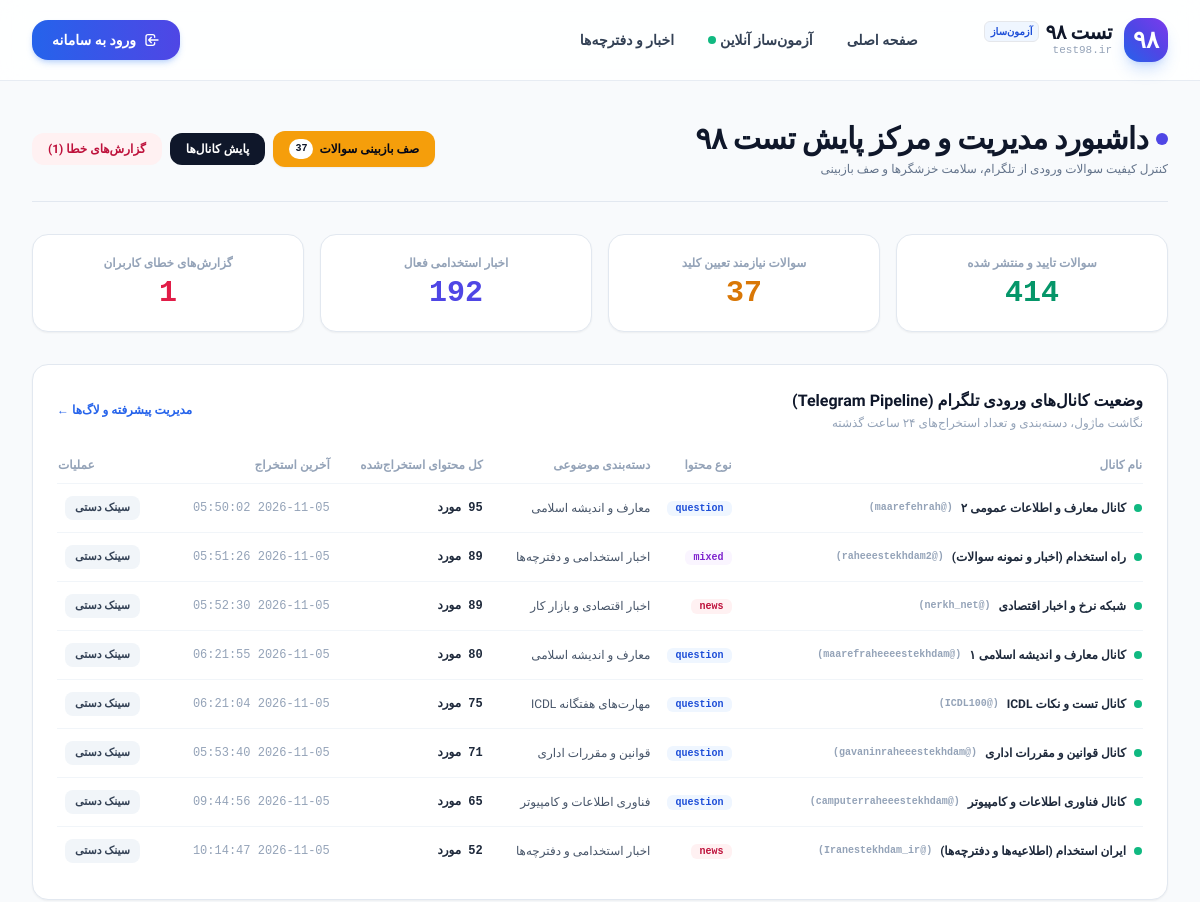
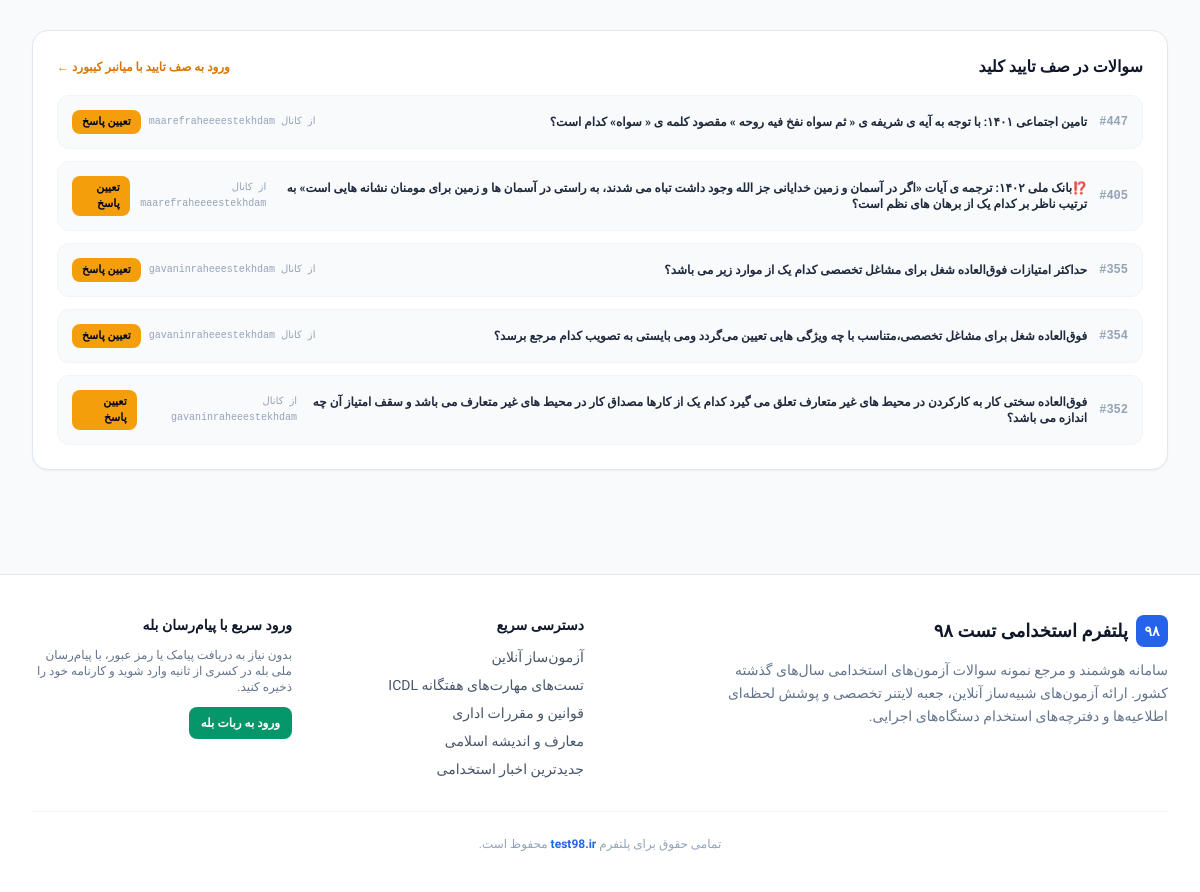
The page /admin/ on the database as committed earlier (2 pictures, top to bottom).
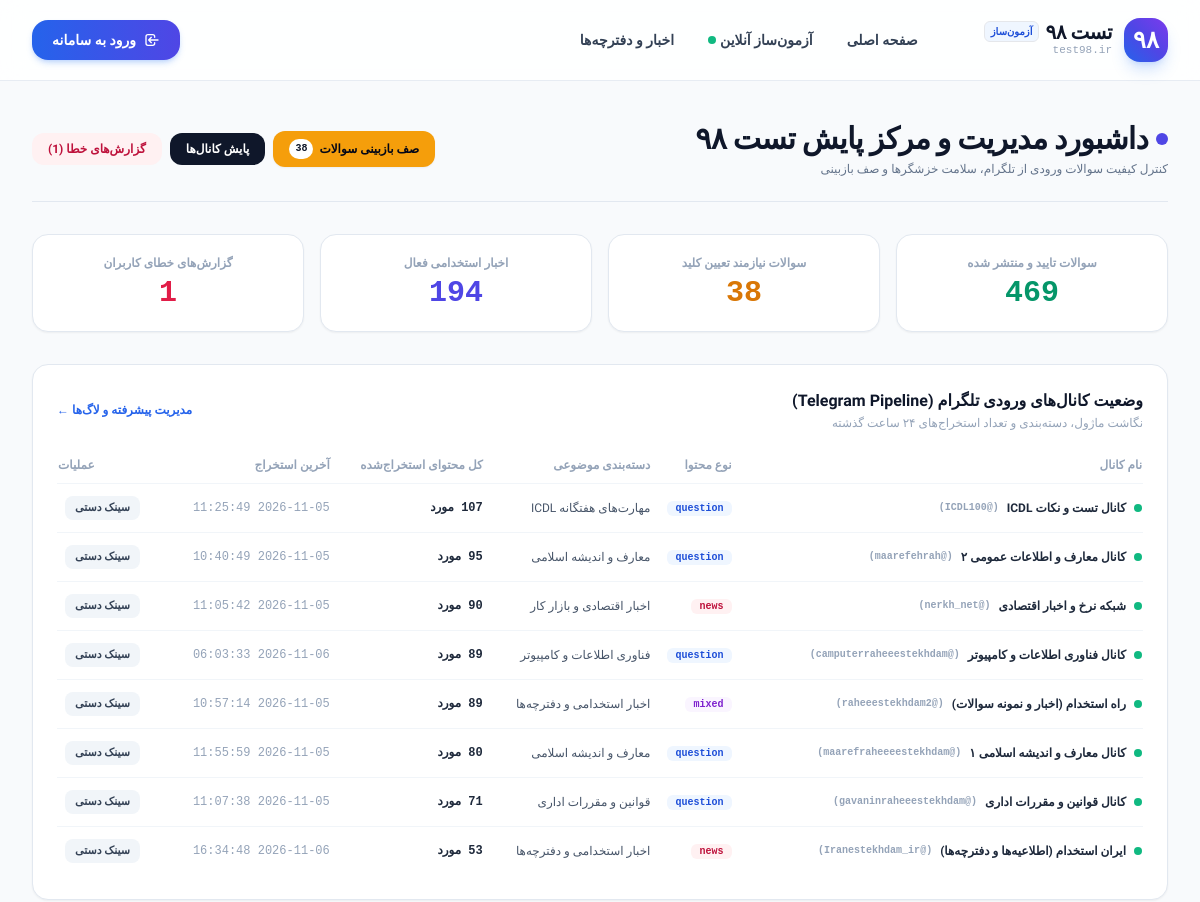
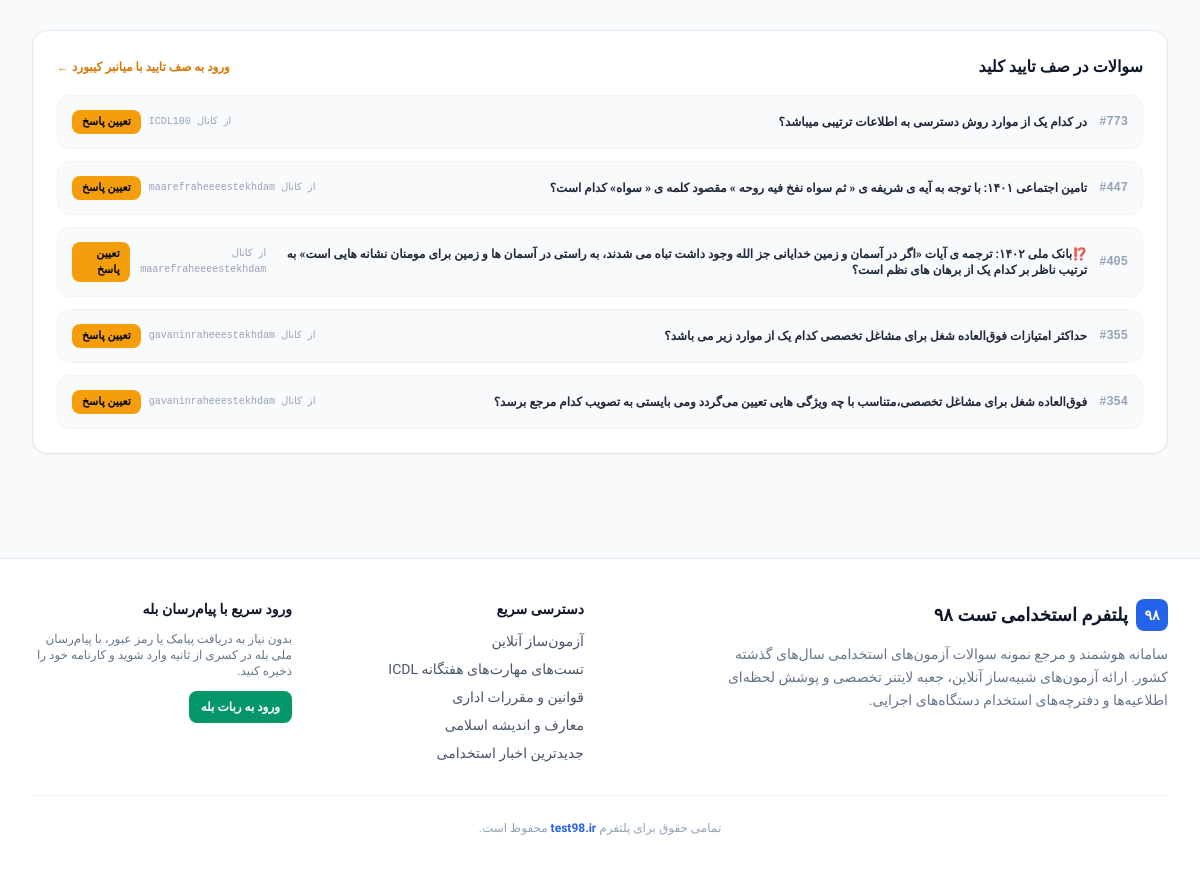
The same page on the database as committed later (2 pictures, top to bottom).
### tables this page shows
CREATE TABLE crawler_channels (
                id INTEGER PRIMARY KEY AUTOINCREMENT,
                channel_username TEXT UNIQUE NOT NULL,
                content_type TEXT NOT NULL,     -- question, news, mixed
                category_code TEXT NOT NULL,
                name_fa TEXT,
                is_active INTEGER DEFAULT 1,
                last_msg_id INTEGER DEFAULT 0,
                total_extracted INTEGER DEFAULT 0,
                last_crawled_at TIMESTAMP, oldest_msg_id INTEGER DEFAULT 0,
                FOREIGN KEY (category_code) REFERENCES categories(code)
            );

CREATE TABLE categories (
                code TEXT PRIMARY KEY,
                name_fa TEXT NOT NULL,
                description TEXT,
                icon TEXT DEFAULT 'folder',
                color TEXT DEFAULT 'blue',
                is_exam INTEGER DEFAULT 1,
                is_news INTEGER DEFAULT 0
            );

CREATE TABLE questions (
                id INTEGER PRIMARY KEY AUTOINCREMENT,
                category TEXT NOT NULL,
                question_text TEXT NOT NULL,
                options_json TEXT NOT NULL, -- آرایه JSON از ۴ گزینه
                correct_index INTEGER,      -- 0 تا 3 (NULL یعنی نیازمند بررسی ادمین)
                explanation TEXT,           -- پاسخ تشریحی و نکات کلیدی
                source_channel TEXT,        -- کانال مبدا تلگرام
                source_msg_id INTEGER,      -- شناسه پیام اصلی تلگرام
                text_hash TEXT UNIQUE,      -- هش جهت جلوگیری از تکرار دقیق
                difficulty_level TEXT DEFAULT 'medium', -- easy, medium, hard
                status TEXT DEFAULT 'published',        -- published, needs_review, rejected
                report_count INTEGER DEFAULT 0,         -- گزارش خطای کاربران
                views_count INTEGER DEFAULT 0,
                correct_answers_count INTEGER DEFAULT 0,
                wrong_answers_count INTEGER DEFAULT 0,
                created_at TIMESTAMP DEFAULT CURRENT_TIMESTAMP,
                FOREIGN KEY (category) REFERENCES categories(code)
            );

### app/routers/admin.py (the view)
@router.get("", response_class=HTMLResponse)
@router.get("/", response_class=HTMLResponse)
async def admin_dashboard(request: Request, response: Response):
    user = await require_admin(request, response)
    async with get_db() as db:
        cursor = await db.execute("SELECT COUNT(*) FROM questions WHERE status = 'published'")
        published_q = (await cursor.fetchone())[0]
        cursor = await db.execute("SELECT COUNT(*) FROM questions WHERE status = 'needs_review'")
        pending_q = (await cursor.fetchone())[0]
        cursor = await db.execute("SELECT COUNT(*) FROM news")
        total_news = (await cursor.fetchone())[0]
        cursor = await db.execute("SELECT COUNT(*) FROM question_reports WHERE status = 'pending'")
        pending_reports = (await cursor.fetchone())[0]
        channels = await get_crawler_status()
        cursor = await db.execute("""
            SELECT id, question_text, category, source_channel, created_at
            FROM questions
            WHERE status = 'needs_review'
            ORDER BY id DESC LIMIT 5
        """)
        pending_samples = [dict(r) for r in await cursor.fetchall()]
    return templates.TemplateResponse(
        request=request,
        name="admin/dashboard.html",
        context={
            "user": user,
            "published_q": published_q,
            "pending_q": pending_q,
            "total_news": total_news,
            "pending_reports": pending_reports,
            "channels": channels,
            "pending_samples": pending_samples,
            "settings": settings
        }
    )

### app/templates/admin/dashboard.html (shortened to what the changed rows need)
{% extends "base.html" %}
{% block content %}
<div class="max-w-7xl mx-auto px-4 sm:px-6 lg:px-8 py-10">
    <div class="flex flex-col sm:flex-row items-start sm:items-center justify-between pb-6 mb-8 border-b border-slate-200 gap-4">
        <div>
            <div class="flex items-center gap-2 mb-1">
                <h1 class="text-2xl sm:text-3xl font-black text-slate-900 tracking-tight">داشبورد مدیریت و مرکز پایش تست ۹۸</h1>
            </div>
        </div>
        <div class="flex items-center gap-2">
            <a href="/admin/moderation" class="px-4 py-2 rounded-xl bg-amber-500 hover:bg-amber-600 text-slate-950 font-bold text-xs shadow-sm transition-all flex items-center gap-1.5">
                <span>صف بازبینی سوالات</span>
                <span class="px-1.5 py-0.5 rounded-full bg-white text-slate-900 font-mono text-[10px] font-black">{{ pending_q }}</span>
            </a>
        </div>
    </div>
    <div class="grid grid-cols-2 md:grid-cols-4 gap-4 mb-8">
        <div class="bg-white p-5 rounded-2xl border border-slate-200 shadow-sm text-center">
            <span class="text-xs font-semibold text-slate-400 block mb-1">سوالات تایید و منتشر شده</span>
            <div class="text-3xl font-black font-mono text-emerald-600">{{ published_q }}</div>
        </div>
        <div class="bg-white p-5 rounded-2xl border border-slate-200 shadow-sm text-center">
            <span class="text-xs font-semibold text-slate-400 block mb-1">سوالات نیازمند تعیین کلید</span>
            <div class="text-3xl font-black font-mono text-amber-600">{{ pending_q }}</div>
        </div>
        <div class="bg-white p-5 rounded-2xl border border-slate-200 shadow-sm text-center">
            <span class="text-xs font-semibold text-slate-400 block mb-1">اخبار استخدامی فعال</span>
            <div class="text-3xl font-black font-mono text-indigo-600">{{ total_news }}</div>
        </div>
    </div>
    <div class="bg-white rounded-2xl border border-slate-200 p-6 shadow-sm mb-8">
        <div class="overflow-x-auto">
            <table class="w-full text-right text-xs">
                <thead>
                    <tr class="border-b border-slate-100 text-slate-400 pb-2">
                        <th class="py-2.5 font-bold">نام کانال</th>
                        <th class="py-2.5 font-bold">نوع محتوا</th>
                        <th class="py-2.5 font-bold">دسته‌بندی موضوعی</th>
                        <th class="py-2.5 font-bold">کل محتوای استخراج‌شده</th>
                        <th class="py-2.5 font-bold">آخرین استخراج</th>
                        <th class="py-2.5 font-bold text-left">عملیات</th>
                    </tr>
                </thead>
                <tbody class="divide-y divide-slate-100">
                    {% for ch in channels %}
                    <tr class="hover:bg-slate-50 transition-colors">
                        <td class="py-3 font-bold text-slate-800">
                            <div class="flex items-center gap-2">
                                <span class="w-2 h-2 rounded-full {% if ch.is_active %}bg-emerald-500{% else %}bg-slate-300{% endif %}"></span>
                                <span>{{ ch.name_fa or ch.channel_username }}</span>
                                <span class="text-[10px] text-slate-400 font-mono">(@{{ ch.channel_username }})</span>
                            </div>
                        </td>
                        <td class="py-3">
                            <span class="px-2 py-0.5 rounded-md font-mono text-[10px] font-bold
                                {% if ch.content_type == 'question' %}bg-blue-50 text-blue-700{% elif ch.content_type == 'news' %}bg-rose-50 text-rose-700{% else %}bg-purple-50 text-purple-700{% endif %}">
                                {{ ch.content_type }}
                            </span>
                        </td>
                        <td class="py-3 text-slate-600 font-medium">{{ ch.category_name }}</td>
                        <td class="py-3 font-mono font-bold text-slate-800">{{ ch.total_extracted }} مورد</td>
                        <td class="py-3 text-slate-400 font-mono">{{ ch.last_crawled_at or 'ثبت اولیه' }}</td>
                        <td class="py-3 text-left">
                            <form hx-post="/admin/crawlers/sync" hx-target="#sync-status-{{ ch.id }}" class="inline">
                                <button type="submit" class="px-2.5 py-1 rounded-lg bg-slate-100 hover:bg-slate-200 text-slate-700 font-bold text-[11px] transition-colors">
                                    سینک دستی
                                </button>
                            </form>
                        </td>
                    </tr>
                    {% endfor %}
                </tbody>
            </table>
        </div>
    </div>
    {% if pending_samples %}
    <div class="bg-white rounded-2xl border border-slate-200 p-6 shadow-sm">
        <div class="space-y-3">
            {% for ps in pending_samples %}
            <div class="p-3.5 rounded-xl bg-slate-50 border border-slate-100 flex items-center justify-between text-xs">
                <div class="flex items-center gap-3">
                    <span class="font-mono font-bold text-slate-400">#{{ ps.id }}</span>
                    <span class="font-bold text-slate-800">{{ ps.question_text }}</span>
                </div>
                <div class="flex items-center gap-2">
                    <span class="text-[10px] text-slate-400 font-mono">از کانال {{ ps.source_channel }}</span>
                    <a href="/admin/moderation" class="px-2.5 py-1 rounded-lg bg-amber-500 hover:bg-amber-600 text-slate-950 font-bold text-[11px]">
                        تعیین پاسخ
                    </a>
                </div>
            </div>
            {% endfor %}
        </div>
    </div>
    {% endif %}
</div>
{% endblock %}

Rows that differ between the two databases and show on the page:
no longer on this page (row unchanged): questions: id "352", question_text "فوق‌العاده سختی کار به کارکردن در محیط های غیر متعارف تعلق می گیرد کدام یک از کارها مصداق کار در محیط های غیر متعارف می باشد و سقف امتیاز آن چه اندازه می باشد؟", source_channel "gavaninraheeestekhdam"
changed crawler_channels "کانال تست و نکات ICDL": total_extracted (not shown) → "107"; last_crawled_at "2026-11-05 06:21:04" → "2026-11-05 11:25:49"; moves up the list
changed crawler_channels "کانال معارف و اطلاعات عمومی ۲": last_crawled_at "2026-11-05 05:50:02" → "2026-11-05 10:40:49"
changed crawler_channels "شبکه نرخ و اخبار اقتصادی": last_crawled_at "2026-11-05 05:52:30" → "2026-11-05 11:05:42"; moves down the list
changed crawler_channels "کانال فناوری اطلاعات و کامپیوتر": last_crawled_at "2026-11-05 09:44:56" → "2026-11-06 06:03:33"; moves up the list
changed crawler_channels "راه استخدام (اخبار و نمونه سوالات)": last_crawled_at "2026-11-05 05:51:26" → "2026-11-05 10:57:14"
changed crawler_channels "کانال معارف و اندیشه اسلامی ۱": last_crawled_at "2026-11-05 06:21:55" → "2026-11-05 11:55:59"
changed crawler_channels "کانال قوانین و مقررات اداری": last_crawled_at "2026-11-05 05:53:40" → "2026-11-05 11:07:38"
changed crawler_channels "ایران استخدام (اطلاعیه‌ها و دفترچه‌ها)": last_crawled_at "2026-11-05 10:14:47" → "2026-11-06 16:34:48"
added questions: id "773", question_text "در کدام یک از موارد روش دسترسی به اطلاعات ترتیبی میباشد؟", source_channel "ICDL100"
Other text that changed with them:
{{ pending_q }}: "37" → "38"
{{ published_q }}: "414" → "469"
{{ total_news }}: "192" → "194"
